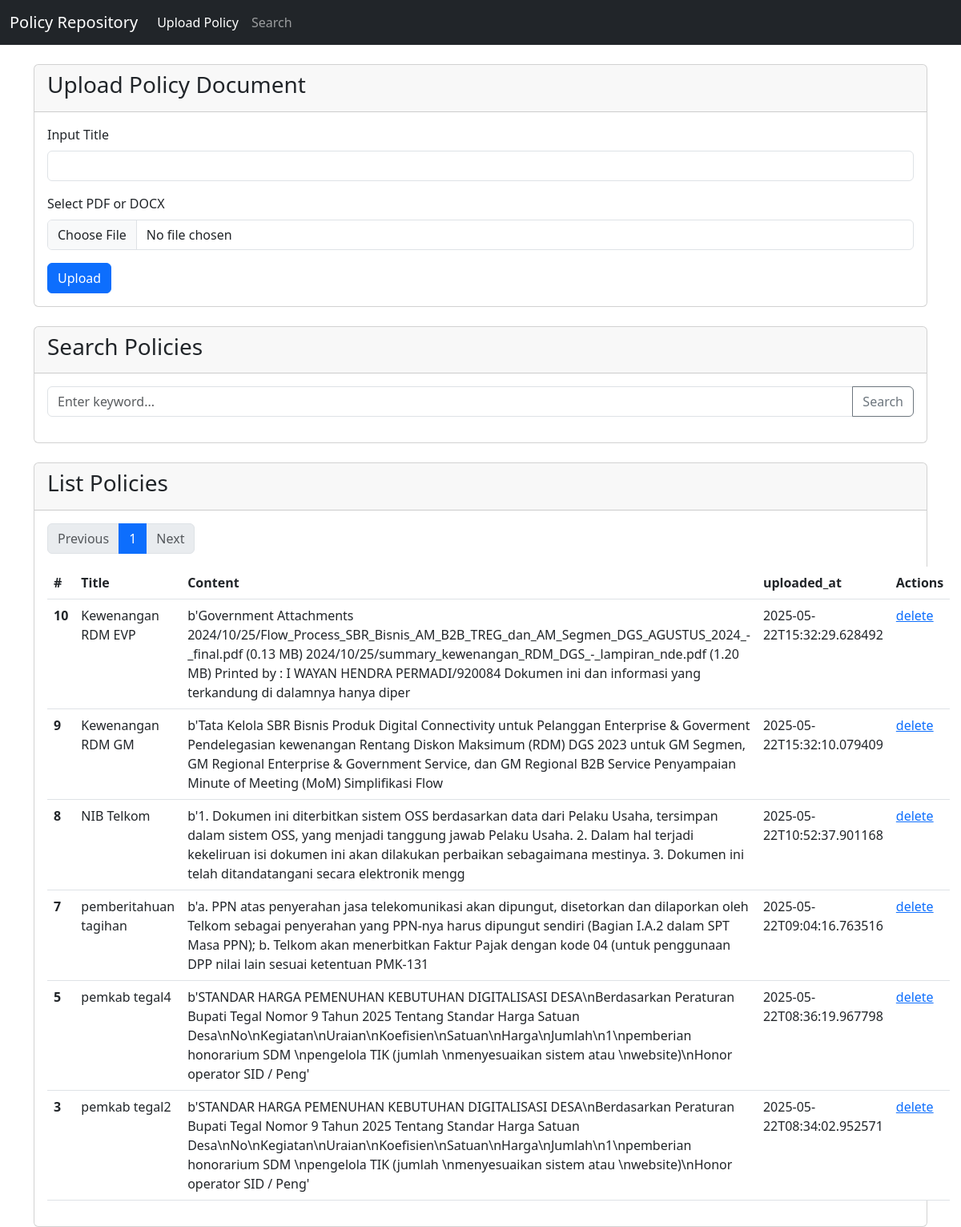
The app's page /policies with its own data.
### models.py (models this page shows, shortened)
class Policy(db.Model):
    __tablename__ = "policy_documents"
    id: Mapped[int] = mapped_column(primary_key=True)
    title: Mapped[str] = mapped_column(unique=True)
    content: Mapped[str]
    filename: Mapped[str]
    uploaded_at: Mapped[str]

### app.py (the view)
@app.route("/policies", methods=["GET"])
def get_policies():
    data = db.paginate(
        db.select(Policy).order_by(Policy.uploaded_at.desc()), per_page=10
    )
    return render_template("index.html", policies=data)

### templates/index.html (shortened to what this page needs)
<!doctype html>
<html lang="en">
  <head>
    <link
      href="https://cdn.jsdelivr.net/npm/bootstrap@5.3.0/dist/css/bootstrap.min.css"
      rel="stylesheet"
    />
  </head>
  <body>
    <nav class="navbar navbar-expand-lg navbar-dark bg-dark">
      <div class="container-fluid">
        <a class="navbar-brand" href="#">Policy Repository</a>
        <div class="collapse navbar-collapse">
          <ul class="navbar-nav me-auto mb-2 mb-lg-0">
            <li class="nav-item">
              <a class="nav-link active" href="/">Upload Policy</a>
            </li>
            <li class="nav-item">
              <a class="nav-link" href="#search">Search</a>
            </li>
          </ul>
        </div>
      </div>
    </nav>
    <div class="container mt-4">
      <section id="upload">
        <div class="card">
          <div class="card-header">
            <h3>Upload Policy Document</h3>
          </div>
          <div class="card-body">
            <form id="uploadForm" enctype="multipart/form-data">
              <div class="mb-3">
                <label for="policyTitle" class="form-label">Input Title</label>
                <input
                  class="form-control"
                  type="text"
                  id="policyTitle"
                  name="title"
                />
              </div>
              <div class="mb-3">
                <label for="policyFile" class="form-label"
                  >Select PDF or DOCX</label
                >
                <input
                  class="form-control"
                  type="file"
                  id="policyFile"
                  name="policy"
                />
              </div>
              <button type="submit" class="btn btn-primary">Upload</button>
            </form>
          </div>
        </div>
      </section>
      <br />
      <div class="card">
        <section id="search">
          <div class="card-header">
            <h3>Search Policies</h3>
          </div>
          <div class="card-body">
            <div class="input-group mb-3">
              <input
                type="text"
                class="form-control"
                placeholder="Enter keyword..."
                id="searchInput"
              />
              <button
                class="btn btn-outline-secondary"
                type="button"
                onclick="searchPolicies()"
              >
                Search
              </button>
            </div>
          </div>
        </section>
      </div>
      <br />
      {% if policies %}
      <section id="list_policy">
        <div class="card">
          <div class="card-header">
            <h3>List Policies</h3>
          </div>
          <div class="card-body">
            <table class="table">
              <thead>
                <tr>
                  <th scope="col">#</th>
                  <th scope="col">Title</th>
                  <th scope="col">Content</th>
                  <th scope="col">uploaded_at</th>
                  <th scope="col">Actions</th>
                </tr>
              </thead>
              <tbody>
                {% for policy in policies %}
                <tr id="policy-{{ policy.id }}">
                  <th scope="row">{{ policy.id }}</th>
                  <td>{{ policy.title }}</td>
                  <td>{{ policy.content[:300] }}</td>
                  <td>{{ policy.uploaded_at }}</td>
                  <td>
                    <a href="#" onclick="deletePolicy('{{ policy.id }}')"
                      >delete</a
                    >
                  </td>
                </tr>
                {% endfor %}
              </tbody>
              <div id="pagination">
                <nav aria-label="Pagination">
                  <ul class="pagination">
                    {% if policies.has_prev %}
                    <li class="page-item">
                      <a
                        class="page-link"
                        href="#"
                        onclick="loadPage('{{ policies.prev_num }}')"
                        >Previous</a
                      >
                    </li>
                    {% else %}
                    <li class="page-item disabled">
                      <span class="page-link">Previous</span>
                    </li>
                    {% endif %} {% for page_num in
                    policies.iter_pages(left_edge=1, right_edge=1,
                    left_current=2, right_current=2) %} {% if page_num %} {% if
                    page_num == policies.page %}
                    <li class="page-item active">
                      <span class="page-link">{{ page_num }}</span>
                    </li>
                    {% endif %} {% else %}
                    <li class="page-item disabled">
                      <span class="page-link">…</span>
                    </li>
                    {% endif %} {% endfor %} {% if policies.has_next %}
                    <li class="page-item">
                      <a
                        class="page-link"
                        href="#"
                        onclick="loadPage('{{ policies.next_num }}')"
                        >Next</a
                      >
                    </li>
                    {% else %}
                    <li class="page-item disabled">
                      <span class="page-link">Next</span>
                    </li>
                    {% endif %}
                  </ul>
                </nav>
              </div>
            </table>
          </div>
        </div>
      </section>
      {% endif %}
    </div>
  </body>
</html>

### records on screen
Policy: id "10", title "Kewenangan RDM EVP", content "b'Government Attachments 2024/10/25/Flow_Process_SBR_Bisnis_AM_B2B_TREG_dan_AM_Segmen_DGS_AGUSTUS_2024_-_final.pdf (0.13 MB) 2024/10/25/summary_kewenangan_RDM_DGS_-_lampiran_nde.pdf (1.20 MB) Printed by : I WAYAN HENDRA PERMADI/920084 Dokumen ini dan informasi yang terkandung di dalamnya hanya diper", uploaded_at "2025-05-22T15:32:29.628492"
Policy: id "9", title "Kewenangan RDM GM", content "b'Tata Kelola SBR Bisnis Produk Digital Connectivity untuk Pelanggan Enterprise & Goverment Pendelegasian kewenangan Rentang Diskon Maksimum (RDM) DGS 2023 untuk GM Segmen, GM Regional Enterprise & Government Service, dan GM Regional B2B Service Penyampaian Minute of Meeting (MoM) Simplifikasi Flow", uploaded_at "2025-05-22T15:32:10.079409"
Policy: id "8", title "NIB Telkom", content "b'1. Dokumen ini diterbitkan sistem OSS berdasarkan data dari Pelaku Usaha, tersimpan dalam sistem OSS, yang menjadi tanggung jawab Pelaku Usaha. 2. Dalam hal terjadi kekeliruan isi dokumen ini akan dilakukan perbaikan sebagaimana mestinya. 3. Dokumen ini telah ditandatangani secara elektronik mengg", uploaded_at "2025-05-22T10:52:37.901168"
Policy: id "7", title "pemberitahuan tagihan", content "b'a. PPN atas penyerahan jasa telekomunikasi akan dipungut, disetorkan dan dilaporkan oleh Telkom sebagai penyerahan yang PPN-nya harus dipungut sendiri (Bagian I.A.2 dalam SPT Masa PPN); b. Telkom akan menerbitkan Faktur Pajak dengan kode 04 (untuk penggunaan DPP nilai lain sesuai ketentuan PMK-131", uploaded_at "2025-05-22T09:04:16.763516"
Policy: id "5", title "pemkab tegal4", content "b'STANDAR HARGA PEMENUHAN KEBUTUHAN DIGITALISASI DESA\\nBerdasarkan Peraturan Bupati Tegal Nomor 9 Tahun 2025 Tentang Standar Harga Satuan Desa\\nNo\\nKegiatan\\nUraian\\nKoefisien\\nSatuan\\nHarga\\nJumlah\\n1\\npemberian honorarium SDM \\npengelola TIK (jumlah \\nmenyesuaikan sistem atau \\nwebsite)\\nHonor operator SID / Peng'", uploaded_at "2025-05-22T08:36:19.967798"
Policy: id "3", title "pemkab tegal2", content "b'STANDAR HARGA PEMENUHAN KEBUTUHAN DIGITALISASI DESA\\nBerdasarkan Peraturan Bupati Tegal Nomor 9 Tahun 2025 Tentang Standar Harga Satuan Desa\\nNo\\nKegiatan\\nUraian\\nKoefisien\\nSatuan\\nHarga\\nJumlah\\n1\\npemberian honorarium SDM \\npengelola TIK (jumlah \\nmenyesuaikan sistem atau \\nwebsite)\\nHonor operator SID / Peng'", uploaded_at "2025-05-22T08:34:02.952571"

### other values on screen
{{ page_num }} "1"
